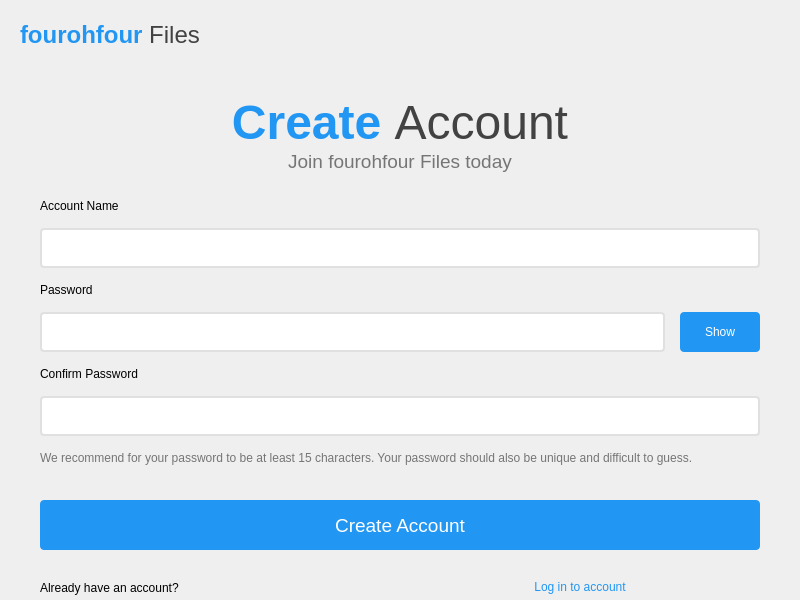
<?xml version="1.0" encoding="UTF-8"?>
<ui version="4.0">
 <class>RegisterPage</class>
 <widget class="QWidget" name="RegisterPage">
  <property name="geometry">
   <rect>
    <x>0</x>
    <y>0</y>
    <width>800</width>
    <height>600</height>
   </rect>
  </property>
  <property name="windowTitle">
   <string>fourohfour Files - Register</string>
  </property>
  <layout class="QVBoxLayout" name="mainVerticalLayout">
   <property name="spacing">
    <number>0</number>
   </property>
   <property name="leftMargin">
    <number>0</number>
   </property>
   <property name="topMargin">
    <number>0</number>
   </property>
   <property name="rightMargin">
    <number>0</number>
   </property>
   <property name="bottomMargin">
    <number>0</number>
   </property>
   <item>
    <widget class="QFrame" name="headingBarFrame">
     <property name="minimumSize">
      <size>
       <width>0</width>
       <height>70</height>
      </size>
     </property>
     <property name="maximumSize">
      <size>
       <width>16777215</width>
       <height>70</height>
      </size>
     </property>
     <property name="frameShape">
      <enum>QFrame::NoFrame</enum>
     </property>
     <layout class="QHBoxLayout" name="headingBarLayout">
      <property name="spacing">
       <number>15</number>
      </property>
      <property name="leftMargin">
       <number>20</number>
      </property>
      <property name="topMargin">
       <number>0</number>
      </property>
      <property name="rightMargin">
       <number>20</number>
      </property>
      <property name="bottomMargin">
       <number>0</number>
      </property>
      <item>
       <widget class="QLabel" name="appLogoLabel">
        <property name="text">
         <string>&lt;html&gt;&lt;head/&gt;&lt;body&gt;&lt;p&gt;&lt;span style=&quot; font-size:18pt; font-weight:600; color:#2196F3;&quot;&gt;fourohfour&lt;/span&gt;&lt;span style=&quot; font-size:18pt; color:#424242;&quot;&gt; Files&lt;/span&gt;&lt;/p&gt;&lt;/body&gt;&lt;/html&gt;</string>
        </property>
       </widget>
      </item>
     </layout>
    </widget>
   </item>
   <item>
    <spacer name="topContentSpacer">
     <property name="sizeHint" stdset="0">
      <size>
       <width>20</width>
       <height>20</height>
      </size>
     </property>
    </spacer>
   </item>
   <item>
    <widget class="QLabel" name="registerTitleLabel">
     <property name="text">
      <string>&lt;html&gt;&lt;head/&gt;&lt;body&gt;&lt;p align=&quot;center&quot;&gt;&lt;span style=&quot; font-size:36pt; font-weight:600; color:#2196F3;&quot;&gt;Create &lt;/span&gt;&lt;span style=&quot; font-size:36pt; color:#424242;&quot;&gt;Account&lt;/span&gt;&lt;/p&gt;&lt;/body&gt;&lt;/html&gt;</string>
     </property>
    </widget>
   </item>
   <item>
    <widget class="QLabel" name="registerSubtitleLabel">
     <property name="text">
      <string>&lt;html&gt;&lt;head/&gt;&lt;body&gt;&lt;p align=&quot;center&quot;&gt;&lt;span style=&quot; font-size:14pt; color:#757575;&quot;&gt;Join fourohfour Files today&lt;/span&gt;&lt;/p&gt;&lt;/body&gt;&lt;/html&gt;</string>
     </property>
    </widget>
   </item>
   <item>
    <spacer name="midContentSpacer">
     <property name="sizeHint" stdset="0">
      <size>
       <width>20</width>
       <height>20</height>
      </size>
     </property>
    </spacer>
   </item>
   <item>
    <layout class="QHBoxLayout" name="formLayout">
     <property name="spacing">
      <number>20</number>
     </property>
     <item>
      <spacer name="leftFormSpacer">
       <property name="sizeHint" stdset="0">
        <size>
         <width>40</width>
         <height>20</height>
        </size>
       </property>
      </spacer>
     </item>
     <item>
      <layout class="QVBoxLayout" name="inputLayout">
       <property name="spacing">
        <number>15</number>
       </property>
       <item>
        <widget class="QLabel" name="accountNameLabel">
         <property name="text">
          <string>Account Name</string>
         </property>
        </widget>
       </item>
       <item>
        <widget class="QLineEdit" name="accountNameLineEdit">
         <property name="minimumSize">
          <size>
           <width>300</width>
           <height>40</height>
          </size>
         </property>
         <property name="styleSheet">
          <string notr="true">QLineEdit {
    padding: 8px;
    border: 2px solid #E0E0E0;
    border-radius: 4px;
    background-color: white;
}</string>
         </property>
        </widget>
       </item>
       <item>
        <widget class="QLabel" name="passwordLabel">
         <property name="text">
          <string>Password</string>
         </property>
        </widget>
       </item>
       <item>
        <layout class="QHBoxLayout" name="passwordLayout">
         <item>
          <widget class="QLineEdit" name="passwordLineEdit">
           <property name="minimumSize">
            <size>
             <width>300</width>
             <height>40</height>
            </size>
           </property>
           <property name="styleSheet">
            <string notr="true">QLineEdit {
    padding: 8px;
    border: 2px solid #E0E0E0;
    border-radius: 4px;
    background-color: white;
}</string>
           </property>
          </widget>
         </item>
         <item>
          <widget class="QPushButton" name="showPasswordButton">
           <property name="minimumSize">
            <size>
             <width>80</width>
             <height>40</height>
            </size>
           </property>
           <property name="styleSheet">
            <string notr="true">QPushButton {
    background-color: #2196F3;
    color: white;
    border: none;
    border-radius: 4px;
}</string>
           </property>
           <property name="text">
            <string>Show</string>
           </property>
          </widget>
         </item>
        </layout>
       </item>
       <item>
        <widget class="QLabel" name="confirmPasswordLabel">
         <property name="text">
          <string>Confirm Password</string>
         </property>
        </widget>
       </item>
       <item>
        <widget class="QLineEdit" name="confirmPasswordLineEdit">
         <property name="minimumSize">
          <size>
           <width>300</width>
           <height>40</height>
          </size>
         </property>
         <property name="styleSheet">
          <string notr="true">QLineEdit {
    padding: 8px;
    border: 2px solid #E0E0E0;
    border-radius: 4px;
    background-color: white;
}</string>
         </property>
        </widget>
       </item>
       <item>
        <widget class="QLabel" name="passwordHintLabel">
         <property name="text">
          <string>&lt;html&gt;&lt;head/&gt;&lt;body&gt;&lt;p style=&quot; color:#757575;&quot;&gt;We recommend for your password to be at least 15 characters. Your password should also be unique and difficult to guess.&lt;/p&gt;&lt;/body&gt;&lt;/html&gt;</string>
         </property>
        </widget>
       </item>
       <item>
        <spacer name="buttonSpacer">
         <property name="sizeHint" stdset="0">
          <size>
           <width>20</width>
           <height>20</height>
          </size>
         </property>
        </spacer>
       </item>
       <item>
        <widget class="QPushButton" name="createAccountButton">
         <property name="minimumSize">
          <size>
           <width>300</width>
           <height>50</height>
          </size>
         </property>
         <property name="styleSheet">
          <string notr="true">QPushButton {
    background-color: #2196F3;
    color: white;
    border: none;
    border-radius: 4px;
    font-size: 14pt;
}</string>
         </property>
         <property name="text">
          <string>Create Account</string>
         </property>
        </widget>
       </item>
      </layout>
     </item>
     <item>
      <spacer name="rightFormSpacer">
       <property name="sizeHint" stdset="0">
        <size>
         <width>40</width>
         <height>20</height>
        </size>
       </property>
      </spacer>
     </item>
    </layout>
   </item>
   <item>
    <spacer name="bottomContentSpacer">
     <property name="sizeHint" stdset="0">
      <size>
       <width>20</width>
       <height>20</height>
      </size>
     </property>
    </spacer>
   </item>
   <item>
    <layout class="QHBoxLayout" name="loginLayout">
     <item>
      <spacer name="leftLoginSpacer">
       <property name="sizeHint" stdset="0">
        <size>
         <width>40</width>
         <height>20</height>
        </size>
       </property>
      </spacer>
     </item>
     <item>
      <widget class="QLabel" name="loginLabel">
       <property name="text">
        <string>Already have an account?</string>
       </property>
      </widget>
     </item>
     <item>
      <widget class="QPushButton" name="goToLoginButton">
       <property name="styleSheet">
        <string notr="true">QPushButton {
    color: #2196F3;
    border: none;
    background: transparent;
}</string>
       </property>
       <property name="text">
        <string>Log in to account</string>
       </property>
      </widget>
     </item>
     <item>
      <spacer name="rightLoginSpacer">
       <property name="sizeHint" stdset="0">
        <size>
         <width>40</width>
         <height>20</height>
        </size>
       </property>
      </spacer>
     </item>
    </layout>
   </item>
  </layout>
 </widget>
 <resources/>
 <connections/>
</ui>
